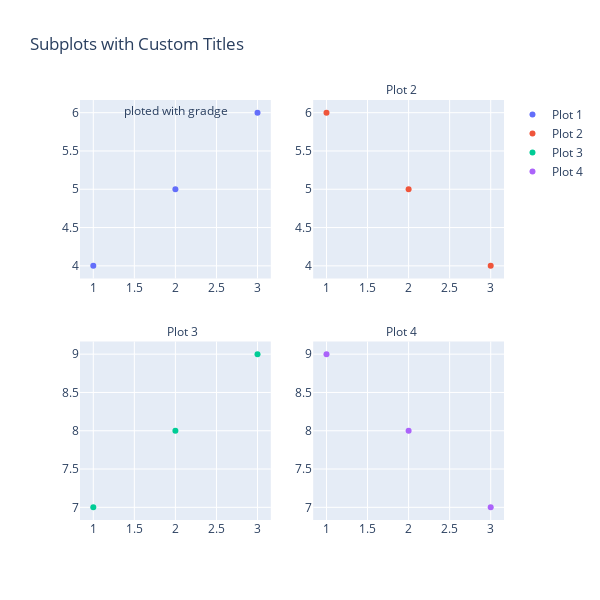

Notebook code for this chart:
### Code cell
from plotly.subplots import make_subplots

# Create a 2x2 subplot layout
fig = make_subplots(rows=2, cols=2)

# Add scatter plots to each subplot
fig.add_trace(go.Scatter(x=[1, 2, 3], y=[4, 5, 6], mode='markers', name='Plot 1'), row=1, col=1)
fig.add_trace(go.Scatter(x=[1, 2, 3], y=[6, 5, 4], mode='markers', name='Plot 2'), row=1, col=2)
fig.add_trace(go.Scatter(x=[1, 2, 3], y=[7, 8, 9], mode='markers', name='Plot 3'), row=2, col=1)
fig.add_trace(go.Scatter(x=[1, 2, 3], y=[9, 8, 7], mode='markers', name='Plot 4'), row=2, col=2)

# Add annotations for subplot titles
annotations = [
    dict(text='ploted with gradge', x=0.1, y=1.00, xref='paper', yref='paper', showarrow=False),
    dict(text='Plot 2', x=0.8, y=1.05, xref='paper', yref='paper', showarrow=False),
    dict(text='Plot 3', x=0.2, y=0.45, xref='paper', yref='paper', showarrow=False),
    dict(text='Plot 4', x=0.8, y=0.45, xref='paper', yref='paper', showarrow=False)
]

fig.update_layout(annotations=annotations, title_text='Subplots with Custom Titles', height=600, width=600)

# Show plot
fig.show()

### Figure 1 — Plotly figure (JSON) as saved in the notebook; plotly's stock layout.template omitted (floating-point values rounded to 4 significant figures)
{"data": [{"mode": "markers", "name": "Plot 1", "type": "scatter", "x": [1, 2, 3], "xaxis": "x", "y": [4, 5, 6], "yaxis": "y"}, {"mode": "markers", "name": "Plot 2", "type": "scatter", "x": [1, 2, 3], "xaxis": "x2", "y": [6, 5, 4], "yaxis": "y2"}, {"mode": "markers", "name": "Plot 3", "type": "scatter", "x": [1, 2, 3], "xaxis": "x3", "y": [7, 8, 9], "yaxis": "y3"}, {"mode": "markers", "name": "Plot 4", "type": "scatter", "x": [1, 2, 3], "xaxis": "x4", "y": [9, 8, 7], "yaxis": "y4"}], "layout": {"annotations": [{"showarrow": false, "text": "ploted with gradge", "x": 0.1, "xref": "paper", "y": 1, "yref": "paper"}, {"showarrow": false, "text": "Plot 2", "x": 0.8, "xref": "paper", "y": 1.05, "yref": "paper"}, {"showarrow": false, "text": "Plot 3", "x": 0.2, "xref": "paper", "y": 0.45, "yref": "paper"}, {"showarrow": false, "text": "Plot 4", "x": 0.8, "xref": "paper", "y": 0.45, "yref": "paper"}], "height": 600, "title": {"text": "Subplots with Custom Titles"}, "width": 600, "xaxis": {"anchor": "y", "autorange": true, "domain": [0, 0.45], "range": [0.8376, 3.162], "type": "linear"}, "xaxis2": {"anchor": "y2", "autorange": true, "domain": [0.55, 1], "range": [0.8376, 3.162], "type": "linear"}, "xaxis3": {"anchor": "y3", "autorange": true, "domain": [0, 0.45], "range": [0.8376, 3.162], "type": "linear"}, "xaxis4": {"anchor": "y4", "autorange": true, "domain": [0.55, 1], "range": [0.8376, 3.162], "type": "linear"}, "yaxis": {"anchor": "x", "autorange": true, "domain": [0.575, 1], "range": [3.834, 6.166], "type": "linear"}, "yaxis2": {"anchor": "x2", "autorange": true, "domain": [0.575, 1], "range": [3.834, 6.166], "type": "linear"}, "yaxis3": {"anchor": "x3", "autorange": true, "domain": [0, 0.425], "range": [6.834, 9.166], "type": "linear"}, "yaxis4": {"anchor": "x4", "autorange": true, "domain": [0, 0.425], "range": [6.834, 9.166], "type": "linear"}}}
